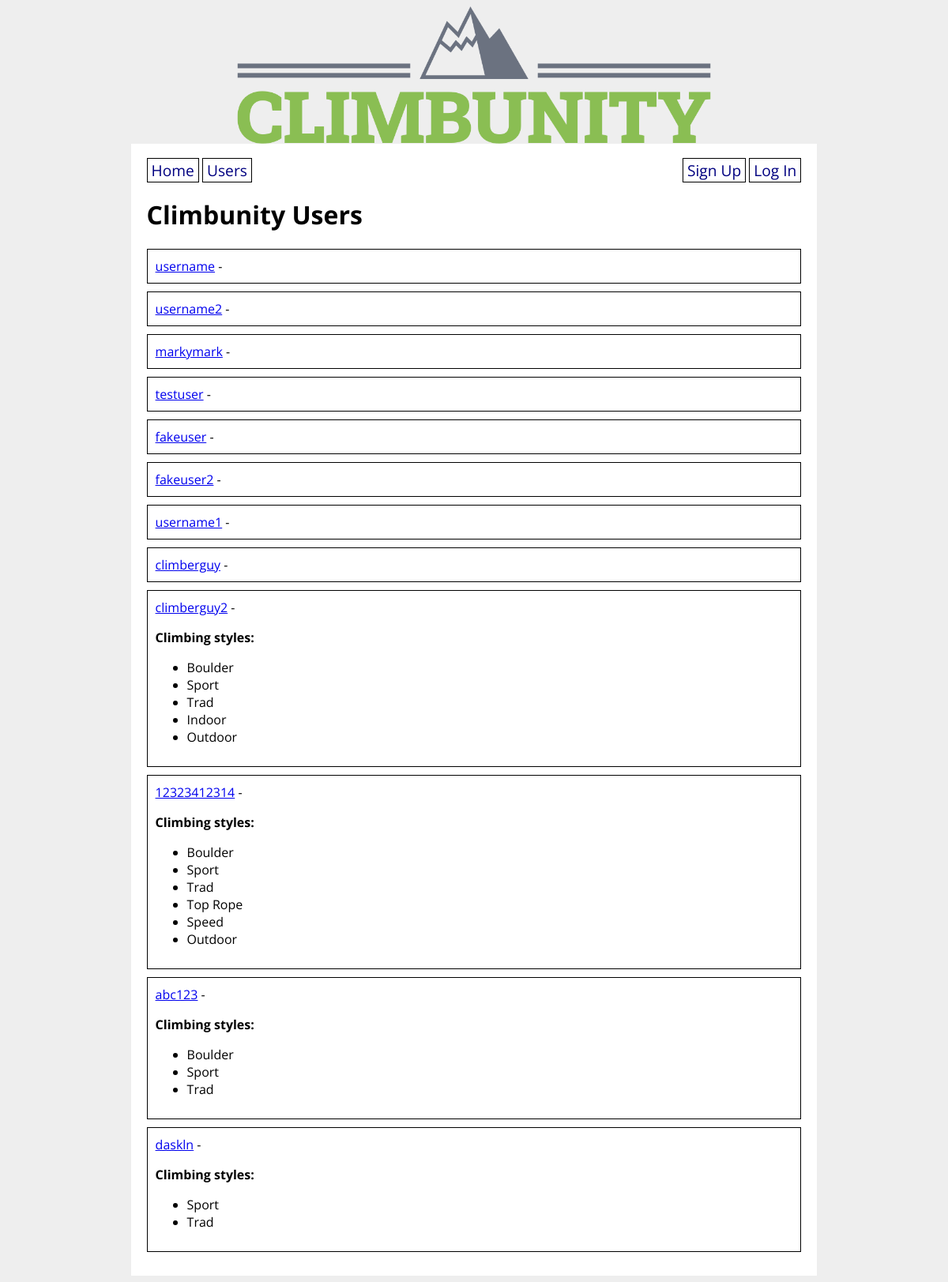
Screenshot of /users with the database file from the repository.
### climbunity_app/models.py (models this page shows, shortened)
class User(UserMixin, db.Model):
    id = db.Column(db.Integer, primary_key=True)
    username = db.Column(db.String(80), nullable=False, unique=True)
    password = db.Column(db.String(200), nullable=False)
    email = db.Column(db.String(200), nullable=False)
    first_name = db.Column(db.String(50), nullable=False)
    last_name = db.Column(db.String(50), nullable=False)
    address = db.Column(db.String(200), nullable=False)
    has_gear = db.Column(db.Boolean, nullable=False)
    user_projects = db.relationship('Route',
        secondary='user_project_lists', back_populates='projecting_users'
    )
    user_appointments = db.relationship('Appointment',
        secondary='appointment_guests', back_populates='appointment_attendants'
    )
    user_does_styles = db.relationship('Style',
        secondary='user_style_lists', back_populates='climber_styles'
    )

class Style(db.Model):
    id = db.Column(db.Integer, primary_key=True)
    style = db.Column(db.String(8))
    climber_styles = db.relationship('User',
        secondary='user_style_lists', back_populates='user_does_styles'
    )
    route_styles = db.relationship('Route',
        secondary='route_style_lists', back_populates='possible_route_styles'
    )
    def __str__(self):
        return f'{self.style}'

### climbunity_app/main/routes.py (the view)
@main.route('/users', methods=['GET', 'POST'])
def all_users():
    users = User.query.all()
    return render_template('all_users.html', users=users)

### climbunity_app/templates/all_users.html
{% extends 'base.html' %}
{% block content %}
<h1>Climbunity Users</h1>
{% for user in users %}
<div class="user">
    <a href="/profile/{{ user.id }}">{{ user.username }}</a> -
    {% if user.user_does_styles %}
    <p><strong>Climbing styles:</strong></p>
        <ul>
        {% for style in user.user_does_styles %}
            <li>{{ style }}</li>
        {% endfor %}
        </ul>
    {% endif %}
</div>
{% endfor %}
{% endblock %}

### climbunity_app/static/style.css (style rules this page uses)
body { display: flex; flex-direction: column; align-items: center; background-color: #eee; font-family: 'Open Sans', sans-serif; }
.user { border: 1px solid black; padding: 10px; margin-bottom: 10px; }

### rows the page displays
User: username "username"
User: username "username2"
User: username "markymark"
User: username "testuser"
User: username "fakeuser"
User: username "fakeuser2"
User: username "username1"
User: username "climberguy"
User: username "climberguy2"
Style: style "Boulder"
Style: style "Sport"
Style: style "Trad"
Style: style "Indoor"
Style: style "Outdoor"
User: username "12323412314"
Style: style "Top Rope"
Style: style "Speed"
User: username "abc123"
User: username "daskln"
